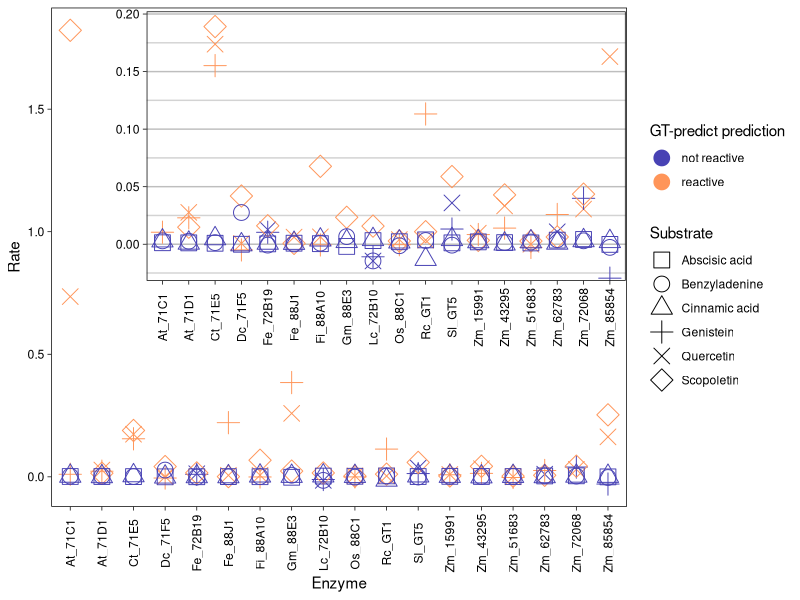

Reproduce this figure in R.
#!/usr/bin/env Rscript
suppressPackageStartupMessages(library("data.table")) # fifelse
library("ggplot2")
library("reshape2")
library("pROC")
suppressPackageStartupMessages(library("here"))
setwd(paste0(here(), "/data/Fatemeh_eval"))
library(grid) # viewport

experimental <- read.table('all-experimental.tsv')
gtpredict <- read.table('all-gtpredict.csv')
experimental <- experimental[,c(17,29,26,5,13,31)]
colnames(experimental) <- colnames(gtpredict)
experimental <- experimental[ order(row.names(experimental)), ]
toplot <- melt(as.matrix(experimental))
colnames(toplot) <- c('enzyme', 'substrate', 'experimental')
melted <- melt(as.matrix(gtpredict))
toplot$gtpredict <- as.character(melted$value)
toplot$substrate <- as.character(toplot$substrate)

# prettier naming for plot
toplot$substrate = sub('_', ' ', toplot$substrate)
toplot$gtpredict = fifelse(toplot$gtpredict=="Yes", "reactive", "not reactive")

p = ggplot(toplot, aes(x=enzyme, y=experimental)) +
  geom_point(aes(color=gtpredict, shape=substrate), size=5) +
  theme_linedraw() + 
  theme(
        panel.grid.major = element_blank(),
        panel.grid.minor = element_blank(),
        axis.text.x = element_text(angle=90, vjust=0.5),
        ) +
  xlab("Enzyme") + ylab("Rate") + 
  # colors made with http://medialab.github.io/iwanthue/ selecting two colors with colorblind friendly and hard (force vector)
  scale_color_manual(values=c("#4842b4", "#ff9559")) + 
  # scale_stroke_manual(values=c(1, 1.5)) + 
  scale_shape_manual(values=0:5) + 
  labs(color="GT-predict prediction", shape="Substrate")

insetp = p +
    guides(color="none", shape="none") +
    scale_y_continuous(limits=c(min(toplot$experimental), 0.2), expand=c(0.01,0)) +
    theme(axis.title=element_blank(),
        panel.grid.major.y=element_line(color="gray"),
        panel.grid.minor.y=element_line(color="lightgray"))

p2 = p + annotation_custom(ggplotGrob(insetp), xmin=2.2, xmax=18.8, ymin=0.5, ymax=1.93)
ggsave("GTPredict-evaluation.pdf", p2)

toplot$pred = fifelse(toplot$gtpredict=="reactive", 1, 0)
cat("cor =", cor(toplot$pred, toplot$experimental), end='\n')
cat("auc =", auc(roc(toplot$pred, toplot$experimental)), end='\n')

